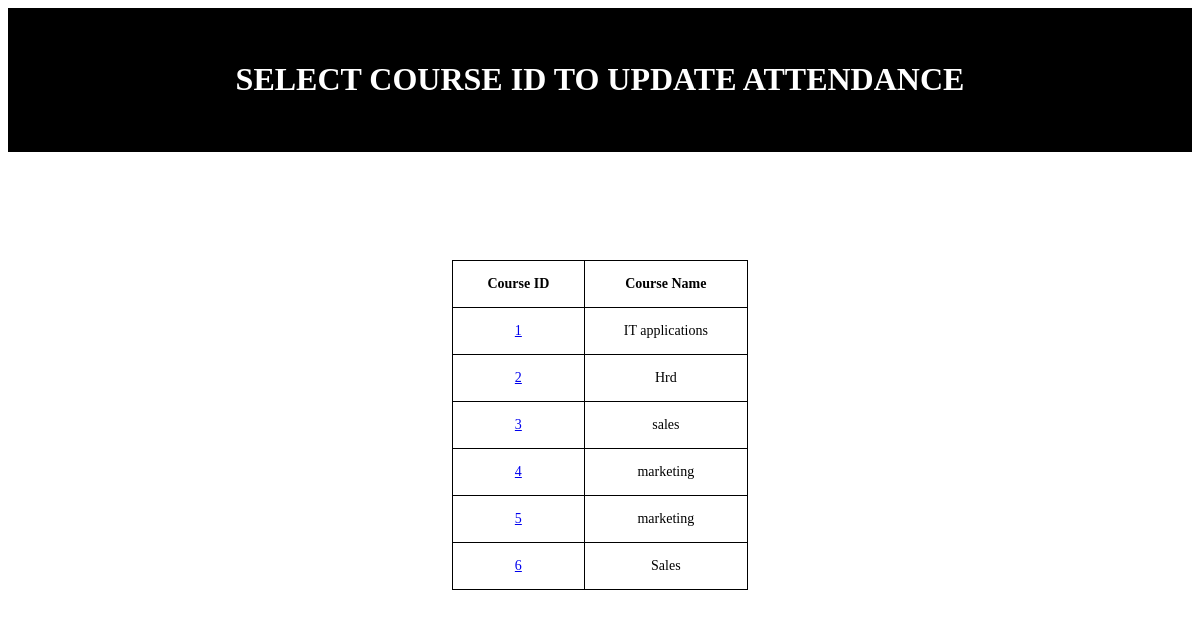
The page /attended1.php on the database its author committed.
### tables this page shows
CREATE TABLE `trg_calender` (
  `crs_id` int(4) NOT NULL,
  `crs_name` varchar(50) NOT NULL,
  `date_from` date NOT NULL,
  `date_to` date NOT NULL,
  `emp_level` varchar(30) NOT NULL,
  `course_category` varchar(15) NOT NULL,
  `crs_status` varchar(20) NOT NULL,
  `conductedbyid` varchar(10) NOT NULL,
  `different_venue` varchar(10) NOT NULL,
  `corecompitency` varchar(5) NOT NULL,
  `approvalno` varchar(20) NOT NULL,
  `approvaldt` date DEFAULT NULL,
  `remark` varchar(20) NOT NULL
);

### attended1.php (the view, shortened to what this page needs)
<!DOCTYPE html>
<html>
<body>
<header>
<h1>SELECT COURSE ID TO UPDATE ATTENDANCE</h1>
</header>
<?php
$servername="localhost";
$username="root";
$password="";
$dbname="hrd";
$conn=mysqli_connect("$servername","$username","$password","$dbname");
echo"<center>";
$sql="select crs_id,crs_name from trg_calender";
$result=$conn->query($sql);
if($result->num_rows>0)
{
   echo"<table border='1'><td><b>Course ID</b></td><td><b>Course Name</td></b>";
   while($row=$result->fetch_assoc())
   {
       echo"<tr>";
	   echo "<td><a href='attended.php?crs_id=".$row['crs_id']."'>".$row['crs_id']."</a></td><td>"
	   .$row["crs_name"]."</td><br>";
       echo"</tr>";
   }
}
else
{
echo"0 results";
}
echo"</center>";
?>
</body>
</html>

### attended1.php (style rules this page uses)
table { border-collapse:collapse; }
header, footer { padding: 2em; color: white; background-color: black; clear: left; text-align: center; }
table { border-collapse: collapse; width: 25%; font-family: verdana; font-size: 14px; }
th, td { padding: 15px; text-align: center; }
h1 { font-size: 1.5 cm; }
table,td,th { border:1px solid black; }

### rows shown on the page
trg_calender: crs_id "1", crs_name "IT applications"
trg_calender: crs_id "2", crs_name "Hrd"
trg_calender: crs_id "3", crs_name "sales"
trg_calender: crs_id "4", crs_name "marketing"
trg_calender: crs_id "5", crs_name "marketing"
trg_calender: crs_id "6", crs_name "Sales"
